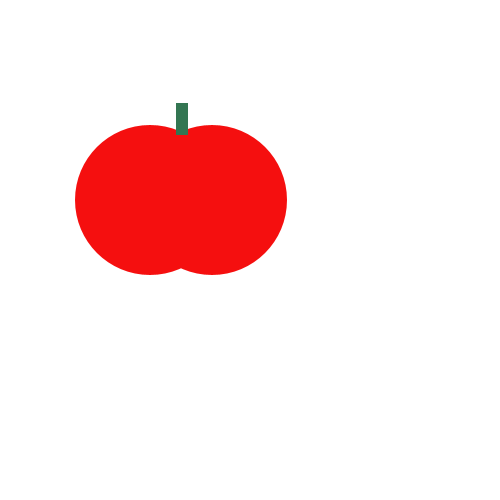
Frame 1 (no input)
Frame 60 (the mouse pressed at the canvas centre just before this capture): identical to frame 1, image omitted
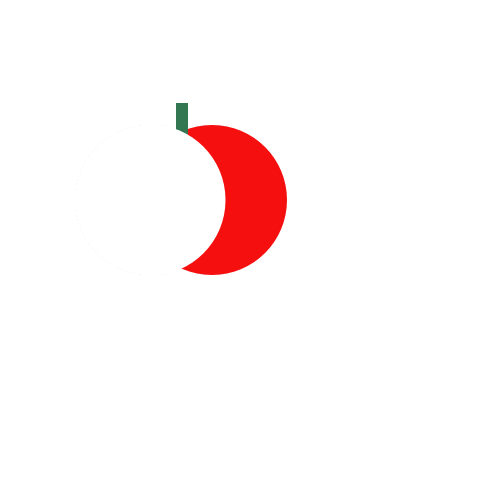
Frame 120 (the mouse held since frame 60 and released just before this capture)

The Processing sketch that drew these frames (run headless with seeded random() and noise(); from frame 60 on, the mouse is pressed at the canvas centre):

// Processing sketch: tasty_tomato
// ── tasty_tomato.pde
void setup() {
    size(500, 500);
}
void draw() {
    background(#FFFFFF);
    noStroke();
    fill(#F50F0F);
    ellipse(150, 200, 150, 150);
    ellipse(212, 200, 150, 150);
    fill(#337652);
    rect(176, 103, 12, 32);
    if (mousePressed) {
       fill(#FFFFFF);
       ellipse(150, 200, 151, 151);
}
}
